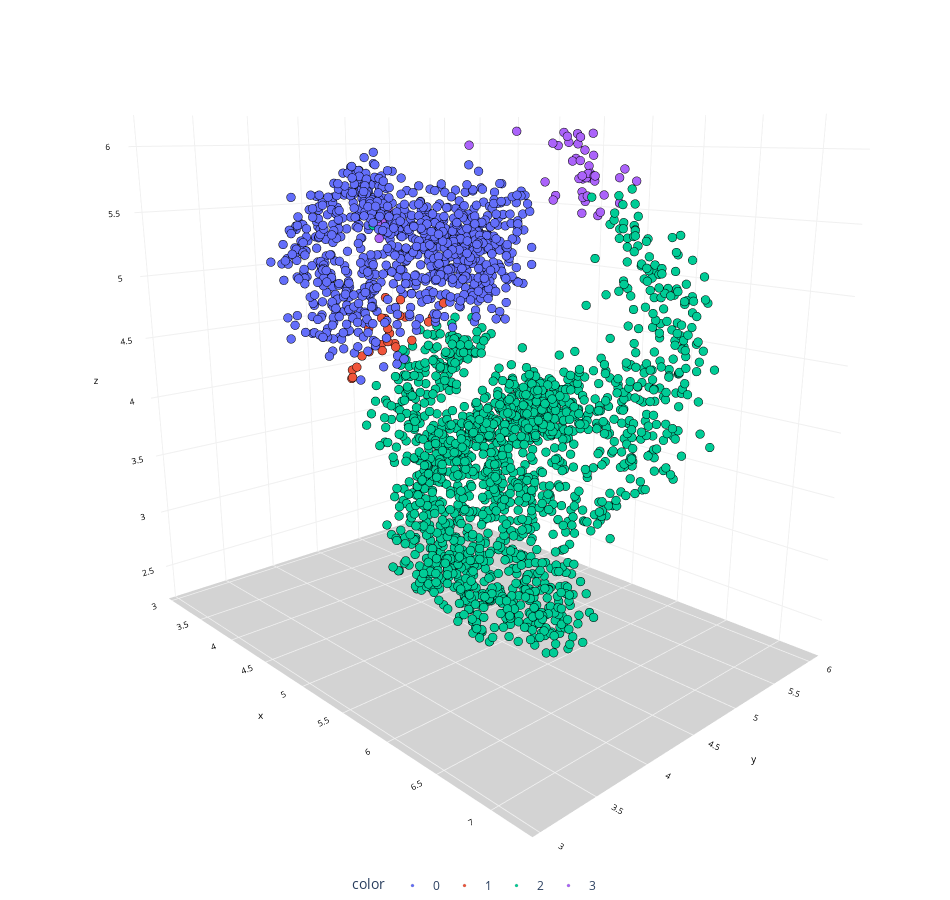

The cell this chart's notebook holds for it:
### Code cell
reducer1 = UMAP(n_neighbors=30, # default 15, The size of local neighborhood (in terms of number of neighboring sample points) used for manifold approximation.
               n_components=3, # default 2, The dimension of the space to embed into.
               metric='cosine', # default 'euclidean', The metric to use to compute distances in high dimensional space.
               n_epochs=1000, # default None, The number of training epochs to be used in optimizing the low dimensional embedding. Larger values result in more accurate embeddings. 
               learning_rate=1, # default 1.0, The initial learning rate for the embedding optimization.
               init='random', # default 'spectral', How to initialize the low dimensional embedding. Options are: {'spectral', 'random', A numpy array of initial embedding positions}.
               min_dist=0, # default 0.1, The effective minimum distance between embedded points.
               random_state=10
              )
transformed_data = reducer1.fit_transform(combined_cells)
chart(transformed_data, labels)

### Figure 1 — Plotly figure (JSON) as saved in the notebook; plotly's stock layout.template omitted (floating-point values rounded to 4 significant figures; data arrays with more than 128 entries replaced by an {"elided": "..."} marker saying what was removed)
{"data": [{"hovertemplate": "color=0<br>x=%{x}<br>y=%{y}<br>z=%{z}<extra></extra>", "legendgroup": "0", "marker": {"color": "#636efa", "line": {"color": "black", "width": 0.1}, "size": 3, "symbol": "circle"}, "mode": "markers", "name": "0", "scene": "scene", "showlegend": true, "type": "scatter3d", "x": {"elided": "917 float values"}, "y": {"elided": "917 float values"}, "z": {"elided": "917 float values"}}, {"hovertemplate": "color=1<br>x=%{x}<br>y=%{y}<br>z=%{z}<extra></extra>", "legendgroup": "1", "marker": {"color": "#EF553B", "line": {"color": "black", "width": 0.1}, "size": 3, "symbol": "circle"}, "mode": "markers", "name": "1", "scene": "scene", "showlegend": true, "type": "scatter3d", "x": [3.801, 3.859, 3.447, 3.856, 4.006, 3.579, 3.733, 3.938, 3.331, 3.886, 3.918, 3.891, 4.145, 3.835, 3.608, 4.476, 4.057, 4.225, 4.156, 4.34, 4.088, 3.595, 3.388, 4.172], "y": [4.688, 4.422, 4.619, 5.216, 4.783, 4.947, 4.777, 4.644, 5.04, 4.481, 4.805, 4.294, 4.61, 4.798, 4.688, 4.805, 4.534, 4.671, 4.409, 4.405, 4.524, 4.559, 4.652, 4.902], "z": [4.568, 4.282, 4.062, 4.52, 4.592, 4.37, 4.545, 4.501, 4.219, 4.514, 4.727, 4.122, 4.642, 4.335, 4.243, 4.764, 4.79, 4.437, 4.375, 4.434, 4.426, 4.122, 3.969, 4.557]}, {"hovertemplate": "color=2<br>x=%{x}<br>y=%{y}<br>z=%{z}<extra></extra>", "legendgroup": "2", "marker": {"color": "#00cc96", "line": {"color": "black", "width": 0.1}, "size": 3, "symbol": "circle"}, "mode": "markers", "name": "2", "scene": "scene", "showlegend": true, "type": "scatter3d", "x": {"elided": "1622 float values"}, "y": {"elided": "1622 float values"}, "z": {"elided": "1622 float values"}}, {"hovertemplate": "color=3<br>x=%{x}<br>y=%{y}<br>z=%{z}<extra></extra>", "legendgroup": "3", "marker": {"color": "#ab63fa", "line": {"color": "black", "width": 0.1}, "size": 3, "symbol": "circle"}, "mode": "markers", "name": "3", "scene": "scene", "showlegend": true, "type": "scatter3d", "x": [4.852, 5.675, 5.724, 5.302, 5.849, 5.827, 5.864, 6.096, 6.206, 5.971, 3.585, 5.754, 5.972, 5.849, 5.46, 5.696, 5.657, 4.42, 5.895, 6.154, 6.14, 5.767, 3.583, 6.085, 6.058, 5.982, 6.268, 6.433, 6.226, 5.912, 6.095, 5.818, 3.647, 5.758, 6.253, 6.029, 5.94, 6.043, 6.221, 6.042, 6.026, 5.553, 5.724, 6.145, 6.259, 3.59, 6.045, 3.641], "y": [5.254, 5.13, 4.943, 5.248, 4.849, 4.91, 4.969, 4.751, 4.896, 4.777, 4.87, 4.984, 4.838, 4.987, 5.136, 5.012, 4.974, 5.144, 4.901, 4.691, 4.968, 4.835, 4.837, 4.613, 4.684, 4.872, 4.865, 4.788, 4.649, 4.547, 4.63, 4.563, 4.803, 4.737, 4.643, 4.765, 4.754, 4.789, 4.616, 4.729, 4.794, 4.918, 5.06, 4.631, 4.669, 4.881, 4.69, 4.915], "z": [6.114, 5.985, 5.912, 6.011, 6.101, 5.918, 5.799, 5.827, 5.645, 5.57, 5.335, 5.79, 5.887, 5.833, 6.107, 5.929, 6.039, 6.005, 5.803, 5.796, 5.809, 6.082, 5.347, 6.081, 5.684, 5.957, 5.874, 5.802, 5.575, 5.666, 5.83, 5.783, 5.226, 5.682, 5.599, 5.84, 6.034, 6.104, 5.834, 5.656, 5.84, 6.033, 5.785, 5.7, 5.71, 5.359, 5.721, 5.48]}], "layout": {"height": 900, "legend": {"orientation": "h", "title": {"text": "color"}, "tracegroupgap": 0, "x": 0.5, "xanchor": "center", "y": 0, "yanchor": "top"}, "margin": {"b": 0, "l": 0, "r": 0, "t": 0}, "scene": {"camera": {"center": {"x": 0, "y": 0, "z": -0.1}, "eye": {"x": 1.5, "y": -1.4, "z": 0.5}, "up": {"x": 0, "y": 0, "z": 1}}, "domain": {"x": [0, 1], "y": [0, 1]}, "xaxis": {"backgroundcolor": "white", "color": "black", "gridcolor": "#f0f0f0", "tickfont": {"size": 10}, "title": {"font": {"size": 10}, "text": "x"}}, "yaxis": {"backgroundcolor": "white", "color": "black", "gridcolor": "#f0f0f0", "tickfont": {"size": 10}, "title": {"font": {"size": 10}, "text": "y"}}, "zaxis": {"backgroundcolor": "lightgrey", "color": "black", "gridcolor": "#f0f0f0", "tickfont": {"size": 10}, "title": {"font": {"size": 10}, "text": "z"}}}, "showlegend": true, "width": 950}}
